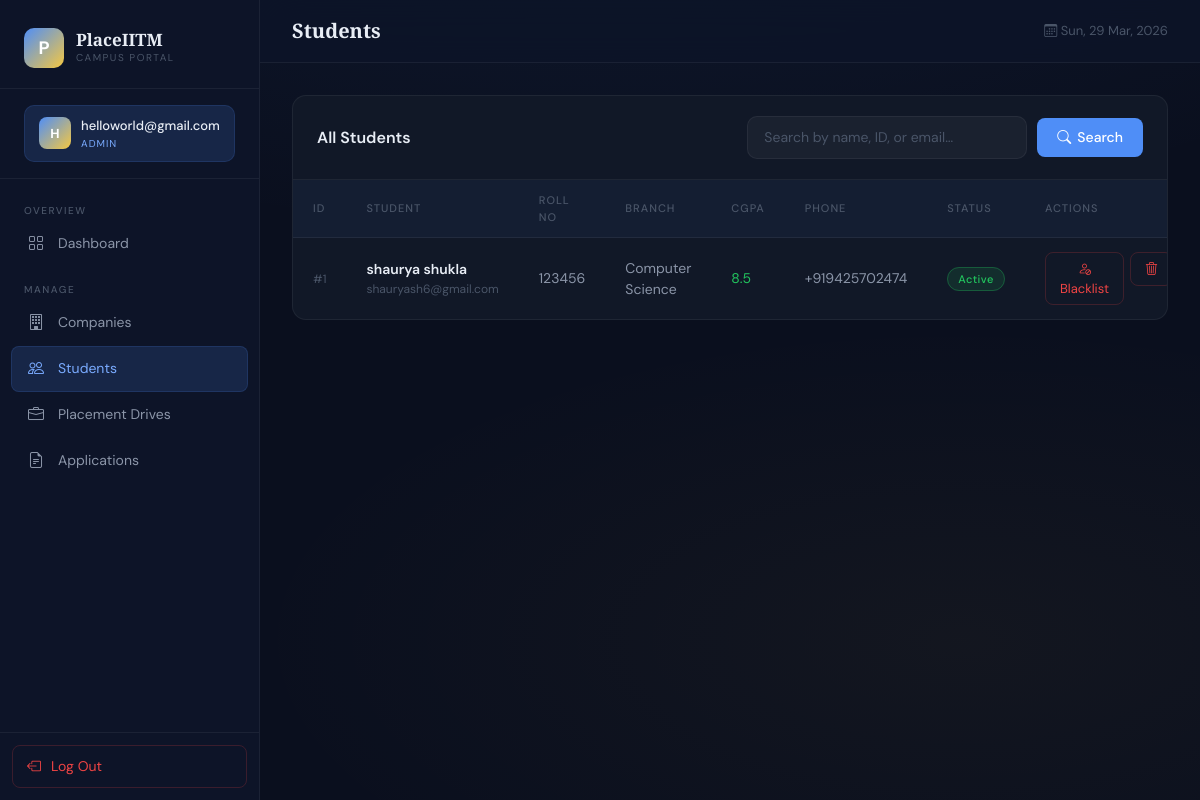
/admin/students (signed in), run on the app's committed database.
### tables this page shows
CREATE TABLE students (
            id INTEGER PRIMARY KEY AUTOINCREMENT,
            name TEXT NOT NULL,
            email TEXT UNIQUE NOT NULL,
            password TEXT NOT NULL,
            roll_no TEXT UNIQUE,
            branch TEXT,
            cgpa REAL DEFAULT 0.0,
            phone TEXT,
            bio TEXT,
            skills TEXT,
            resume TEXT,
            is_blacklisted INTEGER DEFAULT 0,
            created_at DATETIME DEFAULT CURRENT_TIMESTAMP
        );

### app.py (the view)
@app.route('/admin/students')
@login_required
@admin_required
def admin_students():
    db = get_db()
    q = request.args.get('q', '')
    if q:
        students = db.execute("SELECT * FROM students WHERE name LIKE ? OR id LIKE ? OR email LIKE ?",
                              (f'%{q}%', f'%{q}%', f'%{q}%')).fetchall()
    else:
        students = db.execute('SELECT * FROM students ORDER BY id DESC').fetchall()
    return render_template('admin/students.html', students=students, q=q)

### database.py (called while the page is built)
def get_db():
    db = sqlite3.connect(DATABASE)
    db.row_factory = sqlite3.Row
    db.execute("PRAGMA foreign_keys = ON")
    return db

### utils.py (called while the page is built)
def login_required(f):
    @wraps(f)
    def decorated(*args, **kwargs):
        if 'user_id' not in session:
            flash('Please log in to continue.', 'warning')
            return redirect(url_for('login'))
        return f(*args, **kwargs)
    return decorated

def admin_required(f):
    @wraps(f)
    def decorated(*args, **kwargs):
        if session.get('role') != 'admin':
            flash('Admin access required.', 'danger')
            return redirect(url_for('login'))
        return f(*args, **kwargs)
    return decorated

### templates/admin/students.html (shortened to what this page needs)
{% extends 'base.html' %}
{% block page_title %}Students{% endblock %}
{% block content %}
<div class="data-card">
    <div class="data-card-header">
        <div class="data-card-title">All Students</div>
        <form method="GET" class="search-bar">
            <input type="text" name="q" value="{{ q }}" class="search-input" placeholder="Search by name, ID, or email…">
            <button type="submit" class="btn-accent"><i class="bi bi-search"></i> Search</button>
        </form>
    </div>
    {% if students %}
    <table class="custom-table">
        <thead>
            <tr>
                <th>ID</th>
                <th>Student</th>
                <th>Roll No</th>
                <th>Branch</th>
                <th>CGPA</th>
                <th>Phone</th>
                <th>Status</th>
                <th>Actions</th>
            </tr>
        </thead>
        <tbody>
            {% for s in students %}
            <tr>
                <td style="color:var(--text-muted);font-size:12px">#{{ s.id }}</td>
                <td>
                    <div style="color:var(--text-primary);font-weight:600">{{ s.name }}</div>
                    <div style="font-size:12px;color:var(--text-muted)">{{ s.email }}</div>
                </td>
                <td>{{ s.roll_no or '—' }}</td>
                <td>{{ s.branch or '—' }}</td>
                <td>
                    {% if s.cgpa %}
                    <span class="{% if s.cgpa >= 8 %}cgpa-high{% elif s.cgpa >= 6 %}cgpa-medium{% else %}cgpa-low{% endif %}">
                        {{ s.cgpa }}
                    </span>
                    {% else %}&ndash;{% endif %}
                </td>
                <td>{{ s.phone or '&ndash;' }}</td>
                <td>
                    {% if s.is_blacklisted %}
                    <span class="badge-custom badge-blacklisted">Blacklisted</span>
                    {% else %}
                    <span class="badge-custom badge-approved">Active</span>
                    {% endif %}
                </td>
                <td>
                    <div class="action-buttons">
                        {% if s.is_blacklisted %}
                        <form method="POST" action="{{ url_for('admin_student_action', sid=s.id) }}" style="display:inline">
                            <input type="hidden" name="action" value="activate">
                            <button type="submit" class="btn-success-ghost"><i class="bi bi-person-check"></i> Activate</button>
                        </form>
                        {% else %}
                        <form method="POST" action="{{ url_for('admin_student_action', sid=s.id) }}" style="display:inline">
                            <button type="submit" class="btn-danger-ghost"><i class="bi bi-person-slash"></i> Blacklist</button>
                        </form>
                        {% endif %}
                        <form method="POST" action="{{ url_for('admin_student_delete', sid=s.id) }}" style="display:inline" onsubmit="return confirm('Delete this student?')">
                            <button type="submit" class="btn-danger-ghost"><i class="bi bi-trash3"></i></button>
                        </form>
                    </div>
                </td>
            </tr>
            {% endfor %}
        </tbody>
    </table>
    {% else %}
    <div style="padding:60px;text-align:center;color:var(--text-muted)">
        <i class="bi bi-people" style="font-size:48px;display:block;margin-bottom:16px"></i>
        No students found{% if q %} for "{{ q }}"{% endif %}
    </div>
    {% endif %}
</div>
{% endblock %}

### static/css/style.css (style rules this page uses)
:root { --bg-primary: #0a0f1e; --bg-secondary: #0d1428; --bg-card: #111827; --bg-card-hover: #1a2336; --accent: #4f8ef7; --accent-light: #7aabff; --accent-glow: rgba(79,142,247,0.15); --gold: #f5c842; --gold-light: #fdd86a; --green: #22c55e; --red: #ef4444; --orange: #f97316; --text-primary: #e8edf5; --text-secondary: #8b95a8; --text-muted: #4a5568; --border: rgba(79,142,247,0.15); --border-subtle: rgba(255,255,255,0.06); --sidebar-width: 260px; }
* { box-sizing: border-box; margin: 0; padding: 0; }
body { font-family: 'DM Sans', sans-serif; background: var(--bg-primary); color: var(--text-primary); min-height: 100vh; background-image: radial-gradient(ellipse 80% 50% at 50% -20%, rgba(79,142,247,0.08), transparent), radial-gradient(ellipse 60% 40% at 80% 80%, rgba(245,200,66,0.04), transparent); }
.data-card { background: var(--bg-card); border: 1px solid var(--border-subtle); border-radius: 14px; overflow: hidden; }
.data-card-header { padding: 20px 24px; border-bottom: 1px solid var(--border-subtle); display: flex; align-items: center; justify-content: space-between; }
.data-card-title { font-size: 16px; font-weight: 600; color: var(--text-primary); }
.custom-table { width: 100%; border-collapse: collapse; }
.custom-table thead th { background: rgba(79,142,247,0.05); padding: 12px 20px; font-size: 11px; letter-spacing: 1px; text-transform: uppercase; color: var(--text-muted); font-weight: 500; border-bottom: 1px solid var(--border-subtle); text-align: left; }
.custom-table tbody td { padding: 14px 20px; border-bottom: 1px solid var(--border-subtle); font-size: 14px; color: var(--text-secondary); }
.custom-table tbody tr:last-child td { border-bottom: none; }
.badge-custom { padding: 4px 10px; border-radius: 20px; font-size: 11px; font-weight: 500; letter-spacing: 0.5px; }
.badge-approved, .badge-selected { background: rgba(34,197,94,0.12); color: var(--green); border: 1px solid rgba(34,197,94,0.3); }
.btn-accent { background: var(--accent); color: white; border: none; padding: 9px 20px; border-radius: 8px; font-size: 14px; font-weight: 500; cursor: pointer; transition: all 0.2s; font-family: inherit; text-decoration: none; display: inline-flex; align-items: center; gap: 6px; }
.btn-danger-ghost { background: transparent; color: var(--red); border: 1px solid rgba(239,68,68,0.2); padding: 6px 14px; border-radius: 8px; font-size: 13px; cursor: pointer; transition: all 0.2s; font-family: inherit; }
.search-bar { display: flex; gap: 10px; align-items: center; }
.search-input { background: rgba(255,255,255,0.04); border: 1px solid var(--border-subtle); border-radius: 10px; padding: 10px 16px; color: var(--text-primary); font-size: 14px; min-width: 280px; font-family: inherit; }
.search-input::placeholder { color: var(--text-muted); }
.cgpa-high { color: var(--green); }
.action-buttons { display: flex; gap: 6px; }

### data on the page
students: id "1", name "shaurya shukla", email "shauryash6@gmail.com", roll_no "123456", branch "Computer Science", cgpa "8.5", phone "+919425702474", is_blacklisted "Active"

### other printed values
{{ session.name[0].upper() }} "H"
{{ session.name[:20] }} "helloworld@gmail.com"
{{ session.role }} "ADMIN"
